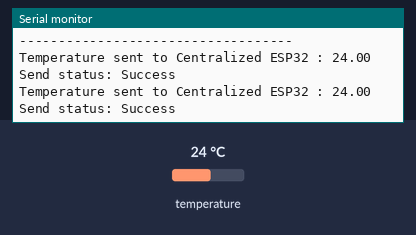
This sketch was run on a simulated ESP32. Parts: the last lines printed to the serial monitor. Inputs (shaded band) come from the test bench; at power-on: temperature 24 °C.

Above: at 3.3 s.
3.4 s: temperature set to 12 °C
At 5.5 s:
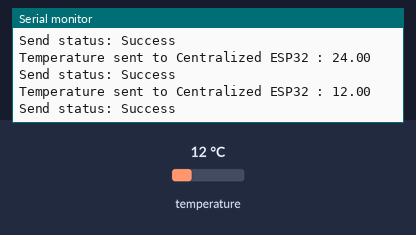
5.9 s: temperature set to 19 °C
At 6.7 s:
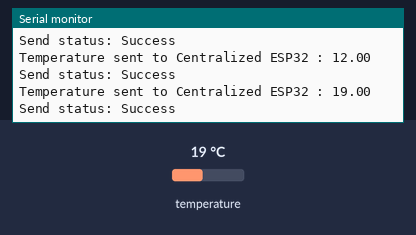
Timing chart, 0 to 8.9 s (numbered marks = the images above; inputs shaded):
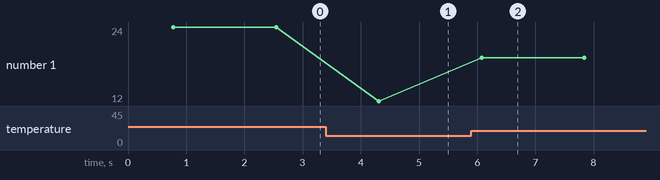

Measured:
- after the input at 3.4 s, the serial monitor: prints a new line after 0.91 s (image 1)
- after the input at 5.9 s, the serial monitor: prints a new line after 0.17 s (image 2)
- plotted number 1: 24 → 12 after the input at 3.4 s, 12 → 19 after the input at 5.9 s

The sketch:

ESP32_sender_2.ino
```cpp
/*
  ESP32_sender.ino
  ----------------
  Sends a random number (0–100) every 5 seconds to a specific ESP32
  using the ESP-NOW protocol (no Wi-Fi router needed).

  Wiring: nothing extra — just power via microUSB.

  Before flashing:
    - Replace RECEIVER_MAC with the actual MAC address of your receiver ESP32.
*/

#include <esp_now.h>   // ESP-NOW library
#include <WiFi.h>      // Required to initialize Wi-Fi (ESP-NOW runs on top of it)
#include <OneWire.h>          // Low-level communication protocol
#include <DallasTemperature.h> // Higher-level DS18B20 driver

// ── Configuration ────────────────────────────────────────────────────────────

// MAC address of the receiver ESP32 (change this to match your board)
//uint8_t RECEIVER_MAC[] = {0xAA, 0xBB, 0xCC, 0xDD, 0xEE, 0xFF};
//uint8_t RECEIVER_MAC[] = {0x88, 0x57, 0x21, 0x8E, 0x97, 0xCC};
uint8_t RECEIVER_MAC[] = {0x28, 0x05, 0xA5, 0x74, 0xAF, 0x70};

//MAC Address ESP32 BIG : 88:57:21:8E:97:CC
//MAC Address ESP32 SMALL : 28:05:A5:74:AF:70

// How often to send a number (milliseconds)
#define SEND_INTERVAL 1000

// ---------- Pin definition ----------
#define SENSOR_PIN 14          // GPIO14 = YELLOW wire from the sensor

// ---------- Library setup ----------
OneWire           oneWire(SENSOR_PIN);  // Create a OneWire bus on GPIO14
DallasTemperature sensors(&oneWire);    // Pass the bus to the sensor library

// ── Data structure ────────────────────────────────────────────────────────────

// The package we will send — just one float
typedef struct {
  float number;
} DataPackage;

DataPackage myData;

// ── Callback: called after each send attempt ──────────────────────────────────

// Note: ESP32 core v3.x changed the first parameter from (const uint8_t *mac)
//       to (const wifi_tx_info_t *info) — use the new signature to avoid compiler error
void onDataSent(const wifi_tx_info_t *info, esp_now_send_status_t status) {
  Serial.print("Send status: ");
  Serial.println(status == ESP_NOW_SEND_SUCCESS ? "Success" : "Failed");
}

// ── Setup ─────────────────────────────────────────────────────────────────────

void setup() {
  Serial.begin(115200);

  // --------------------------------------------------------------------
  // Communication :  ESP32 NOW
  // --------------------------------------------------------------------

  // Set ESP32 to Station mode (required for ESP-NOW)
  WiFi.mode(WIFI_STA);

  // Initialize ESP-NOW
  if (esp_now_init() != ESP_OK) {
    Serial.println("Error initializing ESP-NOW");
    return;
  }

  // Register the send callback
  esp_now_register_send_cb(onDataSent);

  // Register the receiver as a peer
  esp_now_peer_info_t peerInfo = {};              // zero-initialize the struct
  memcpy(peerInfo.peer_addr, RECEIVER_MAC, 6);   // set MAC address
  peerInfo.channel = 0;                          // 0 = same channel as current
  peerInfo.encrypt = false;                      // no encryption

  if (esp_now_add_peer(&peerInfo) != ESP_OK) {
    Serial.println("Failed to add peer");
    return;
  }

  Serial.println("ESP32 Sender ready.");
  // --------------------------------------------------------------------
  // Communication :  ESP32 NOW
  // --------------------------------------------------------------------

  // --------------------------------------------------------------------
  // Sensor : Enabling the sensor
  // --------------------------------------------------------------------


  // Seed the random number generator using floating analog pin noise
  //randomSeed(analogRead(0));

  // Activating the Sensor
  sensors.begin();
  Serial.println("DS18B20 temperature sensor ready.");
  Serial.println("-----------------------------------");
}

// ── Loop ──────────────────────────────────────────────────────────────────────

void loop() {

  // Ask the sensor to take a temperature measurement
  sensors.requestTemperatures();

  // Read the result from the first (and only) sensor on the bus
  // getC = get temperature in Celsius
  float temperatureC = sensors.getTempCByIndex(0);


  // Pick a random number between 0 and 100
  //myData.number = random(0, 101);
  myData.number = temperatureC;

    // Start the sensor library

  // Send it to the receiver
  esp_now_send(RECEIVER_MAC, (uint8_t *)&myData, sizeof(myData));

  Serial.print("Temperature sent to Centralized ESP32 : ");
  Serial.println(myData.number);

  // Wait 5 seconds before sending the next one
  delay(SEND_INTERVAL);
}
```
